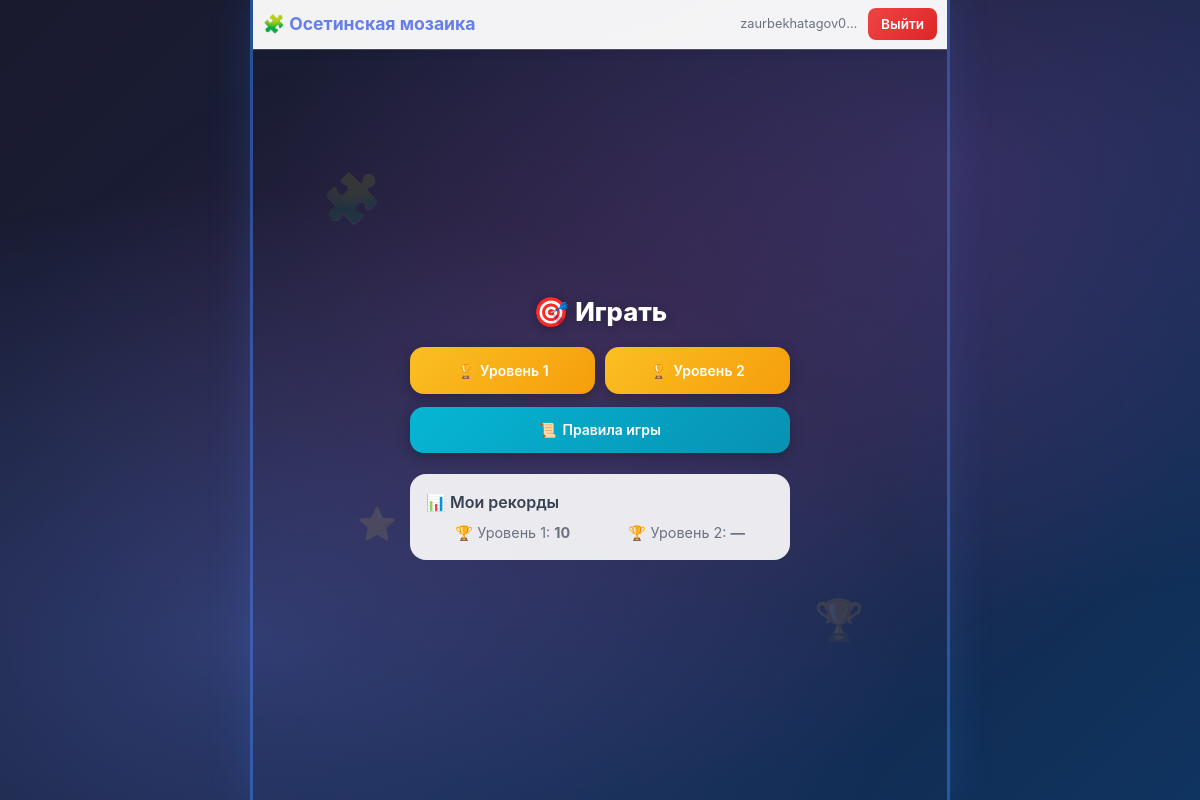
The page /index (signed in) on the database as committed earlier.
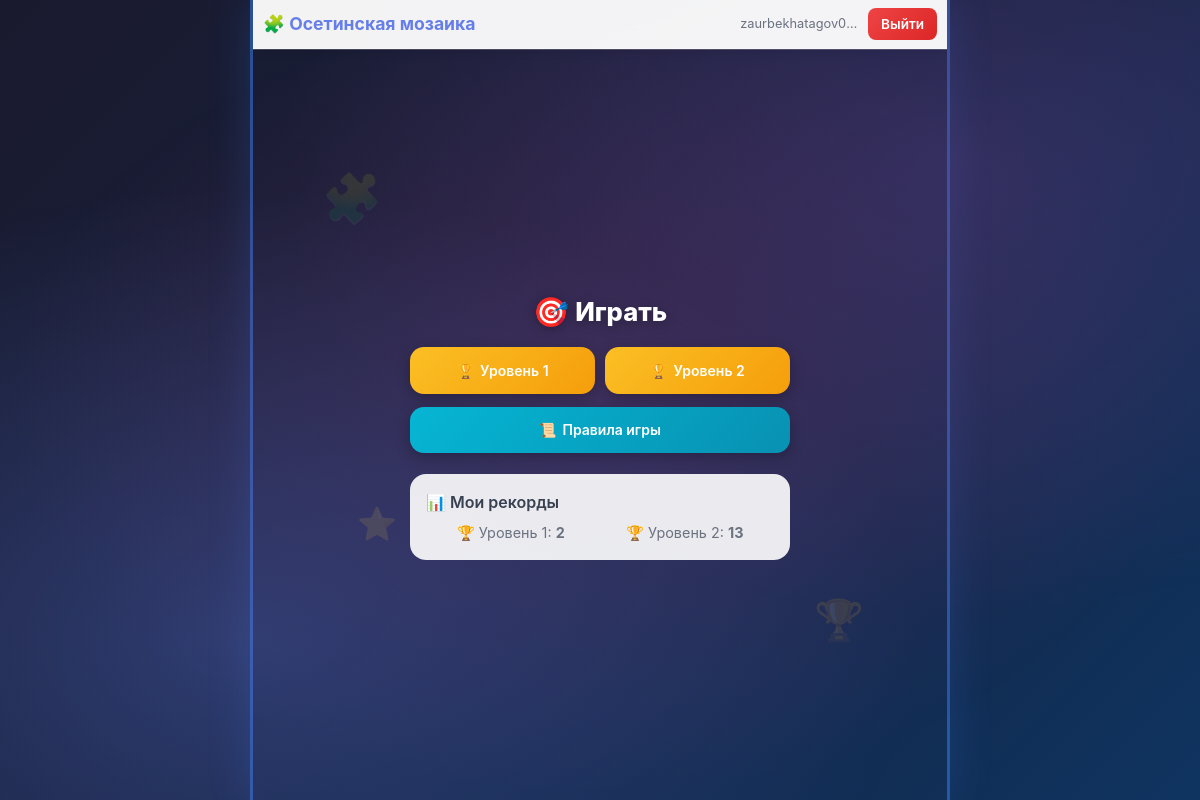
The same page on the database as committed later.
### data/User.py (models this page shows, shortened)
class User(SqlAlchemyBase, UserMixin):
    __tablename__ = 'users'
    id = sqlalchemy.Column(sqlalchemy.Integer, primary_key=True, autoincrement=True)
    email = sqlalchemy.Column(sqlalchemy.String, index=True, unique=True, nullable=False)
    hashed_password = sqlalchemy.Column(sqlalchemy.String, nullable=True)
    level1 = sqlalchemy.Column(sqlalchemy.Integer, nullable=True)
    level2 = sqlalchemy.Column(sqlalchemy.Integer, nullable=True)

### server.py (the view)
@app.route("/")
@app.route("/index")
def index():
    return render_template("index.html", counters=list(range(1, 3)))

### data/db_session.py (called while the page is built)
def create_session() -> Session:
    global __factory
    return __factory()

### server.py (called while the page is built)
@login_manager.user_loader
def load_user(user_id):
    db_sess = db_session.create_session()
    return db_sess.get(User, int(user_id))

### templates/index.html (shortened to what this page needs)
{% extends "base.html" %}
{% block head %}
<script src="https://cdn.jsdelivr.net/npm/@tailwindcss/browser@4"></script>
{% endblock %}
{% block content %}
<div class="page-wrapper">
    <div class="bg-decoration bg-dec-1">🧩</div>
    <div class="bg-decoration bg-dec-2">🏆</div>
    <div class="bg-decoration bg-dec-3">⭐</div>
    <h1><span style="font-size:1.8rem">🎯</span>Играть</h1>
    <div class="levels-grid">
        {% for i in counters %}
        <a class="btn btn-level" href="/play_level{{i}}" role="button">
            <span>🏆</span>Уровень {{i}}
        </a>
        {% endfor %}
    </div>
    <a href="/rules" class="btn btn-rules" style="max-width:380px;width:100%">
        <span>📜</span>Правила игры
    </a>
    {% if current_user.is_authenticated %}
    <div style="background: rgba(255,255,255,0.9); border-radius: 1rem; padding: 1rem; width: 100%; max-width: 380px; margin-top: 0.5rem;">
        <div style="font-weight: 600; color: #374151; margin-bottom: 0.5rem;">📊 Мои рекорды</div>
        <div style="display: flex; justify-content: space-around; font-size: 0.9rem; color: #6b7280;">
            <div>🏆 Уровень 1: <strong>{{ current_user.level1 if current_user.level1 else '—' }}</strong></div>
            <div>🏆 Уровень 2: <strong>{{ current_user.level2 if current_user.level2 else '—' }}</strong></div>
        </div>
    </div>
    {% endif %}
</div>
{% endblock %}

### templates/base.html (shortened to what this page needs)
<!doctype html>
<html lang="ru">
<head>
    <link rel="stylesheet" href="https://stackpath.bootstrapcdn.com/bootstrap/4.4.1/css/bootstrap.min.css"/>
    {% block head %}{% endblock %}
</head>
<body>
<div class="bg-animated"></div>
<div class="particles" id="particles"></div>
<header>
    <nav class="navbar navbar-light">
        <a class="navbar-brand" href="/">🧩 Осетинская мозаика</a>
        <div class="d-flex align-items-center">
            {% if current_user.is_authenticated %}
            <span class="user-email-header">{{ current_user.email }}</span>
            <a class="btn-logout-header" href="/logout">Выйти</a>
            {% else %}
            <a class="btn-login-header" href="/login">Войти</a>
            {% endif %}
        </div>
    </nav>
</header>
<hr/>
<div class="content">{% block content %}{% endblock %}</div>
</body>
</html>

### templates/base.html (style rules this page uses)
* { margin: 0; padding: 0; box-sizing: border-box; -webkit-tap-highlight-color: transparent; -webkit-font-smoothing: antialiased; }
html { width: 100%; min-height: 100vh; min-height: 100dvh; background: linear-gradient(135deg, #1a1a2e 0%, #16213e 50%, #0f3460 100%); overflow-x: hidden; font-family: -apple-system, BlinkMacSystemFont, 'Segoe UI', Roboto, sans-serif; }
body { width: 100%; min-height: 100vh; min-height: 100dvh; margin: 0; padding: 0; background: transparent; display: flex; flex-direction: column; overflow-x: hidden; overflow-y: auto; position: relative; max-width: 100%; }
@media (min-width: 431px) { body { max-width: 500px; margin: 0 auto; border-left: 3px solid rgba(59, 130, 246, 0.5); border-right: 3px solid rgba(59, 130, 246, 0.5); box-shadow: 0 0 40px rgba(59, 130, 246, 0.2); } }
@media (min-width: 768px) { body { max-width: 600px; } }
@media (min-width: 1024px) { body { max-width: 700px; } }
.bg-animated { position: fixed; inset: 0; background: radial-gradient(ellipse at 20% 80%, rgba(102, 126, 234, 0.3) 0%, transparent 50%), radial-gradient(ellipse at 80% 20%, rgba(118, 75, 162, 0.3) 0%, transparent 50%), radial-gradient(ellipse at 50% 50%, rgba(236, 72, 153, 0.15) 0%, transparent 70%); animation: bgShift 15s ease-in-out infinite; pointer-events: none; z-index: 0; }
.particles { position: fixed; inset: 0; overflow: hidden; pointer-events: none; z-index: 1; }
header { position: relative; z-index: 10; flex-shrink: 0; padding: 6px 10px; background: rgba(255, 255, 255, 0.95); backdrop-filter: blur(10px); border-bottom: 1px solid rgba(255, 255, 255, 0.3); box-shadow: 0 2px 10px rgba(0, 0, 0, 0.1); }
.navbar { padding: 0 !important; min-height: auto !important; }
.navbar-brand { font-weight: 700 !important; font-size: clamp(0.95rem, 3.5vw, 1.1rem) !important; color: #667eea !important; padding: 0.3rem 0 !important; }
.btn-logout-header { background: linear-gradient(135deg, #ef4444 0%, #dc2626 100%); color: white; border: none; padding: 0.35rem 0.8rem; border-radius: 0.5rem; font-size: 0.85rem; font-weight: 600; text-decoration: none; transition: all 0.2s ease; }
.user-email-header { font-size: 0.8rem; color: #6b7280; margin-right: 0.5rem; max-width: 120px; overflow: hidden; text-overflow: ellipsis; white-space: nowrap; }
hr { margin: 0 !important; border: none !important; border-bottom: 1px solid rgba(255, 255, 255, 0.2) !important; flex-shrink: 0; z-index: 5; position: relative; }
.content { flex: 1; position: relative; z-index: 10; overflow-y: auto; overflow-x: hidden; display: flex; flex-direction: column; width: 100%; }
* { scrollbar-width: thin; scrollbar-color: rgba(102, 126, 234, 0.5) rgba(255, 255, 255, 0.1); }

### templates/index.html (style rules this page uses)
.page-wrapper { flex: 1; display: flex; flex-direction: column; align-items: center; justify-content: center; padding: 0.5rem; gap: 0.8rem; position: relative; z-index: 10; }
h1 { font-size: 1.6rem !important; font-weight: 800; color: white; text-shadow: 0 2px 12px rgba(0, 0, 0, 0.3); display: flex; align-items: center; gap: 0.4rem; animation: float 3s ease-in-out infinite; margin: 0; padding: 0.3rem 0.6rem; }
.levels-grid { display: grid; grid-template-columns: repeat(2, 1fr); gap: 0.6rem; width: 100%; max-width: 380px; }
.btn { width: 100%; padding: 0.8rem 1rem; border-radius: 0.875rem; font-size: 14px; font-weight: 600; cursor: pointer; transition: all 0.25s ease; text-decoration: none; display: inline-flex; align-items: center; justify-content: center; gap: 0.4rem; border: none; box-shadow: 0 4px 14px rgba(0, 0, 0, 0.25); }
.btn-level { background: linear-gradient(135deg, #fbbf24 0%, #f59e0b 100%); color: white; }
.btn-rules { background: linear-gradient(135deg, #06b6d4 0%, #0891b2 100%); color: white; }
.bg-decoration { position: absolute; opacity: 0.12; pointer-events: none; z-index: 5; animation: pulse-glow 5s ease-in-out infinite; }
.bg-dec-1 { top: 15%; left: 10%; font-size: 3rem; animation-delay: 0s; }
.bg-dec-2 { bottom: 20%; right: 12%; font-size: 2.5rem; animation-delay: 1.5s; }
.bg-dec-3 { top: 60%; left: 15%; font-size: 2rem; animation-delay: 3s; }

Rows that differ between the two databases and show on the page:
changed User "zaurbekhatagov0…": level1 "10" → "2"; level2 "—" → "13"
